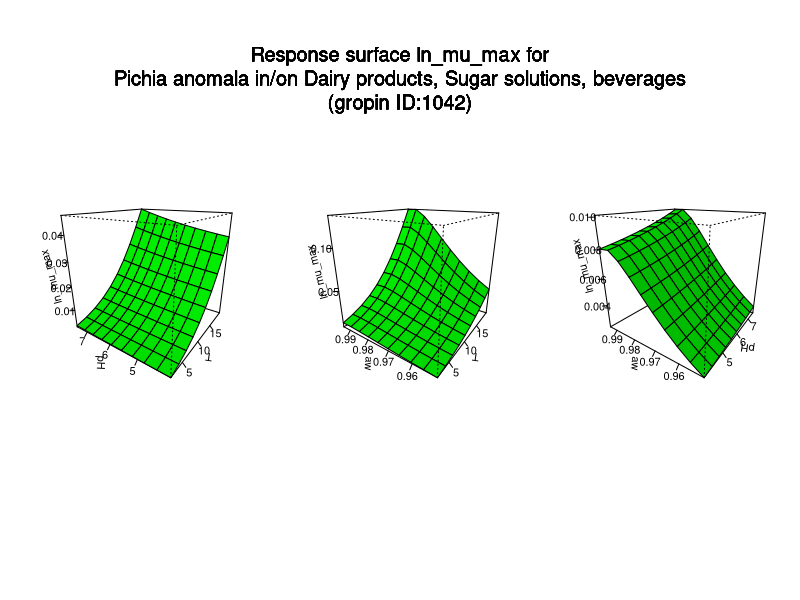

R code for this plot:
#############################
# start of Parameter script
#############################
T <- seq(2.002,19.98001998002,length.out=10)
pH <- seq(4.004,7.49250749250749,length.out=10)
aw <- seq(0.95095,0.994005994005994,length.out=10)
#############################
# end of Parameter script
#############################
############################# 
# start of Model script Gropin ID 1042 
#############################
 
# constant coefficients for this model
 
variables <- data.frame(T,pH,aw)
argumentsPar <- unique.data.frame(expand.grid(variables))
 
# heart of the model
response_surface <- function(T,pH,aw) {
   mumax <-exp(-6.001+0.2342*T+14.12*(sqrt(1-aw))-0.003552*(T^2)+0.005554*(pH^2)-76.68*((sqrt(1-aw))^2))

	return(mumax=mumax)
} 

# output parameters
responseSurface <- cbind(argumentsPar,response_surface(argumentsPar['T'],argumentsPar['pH'],argumentsPar['aw']))
colnames(responseSurface) <- c(colnames(argumentsPar),'lnmumax')
#############################
# End of Model script
#############################
############################# 
# start of Visualisation script Gropin ID 1042 
#############################
titleText <-'Response surface ln_mu_max for
Pichia anomala in/on Dairy products, Sugar solutions, beverages
(gropin ID:1042)'
argPar1 <- unique.data.frame(expand.grid(T,pH))
argPar2 <- unique.data.frame(expand.grid(T,aw))
argPar3 <- unique.data.frame(expand.grid(pH,aw))
z1 <- matrix(unlist(response_surface(T = argPar1[1],pH = argPar1[2],aw = aw[1])),nrow=10)
z2 <- matrix(unlist(response_surface(T = argPar2[1],aw = argPar2[2],pH = pH[1])),nrow=10)
z3 <- matrix(unlist(response_surface(pH = argPar3[1],aw = argPar3[2],T = T[1])),nrow=10)
# adding precaution if response surface is zero
myZLim1 <- range(z1)
if(myZLim1[1] == myZLim1[2]) myZLim1[2] <- myZLim1[2]+1
myZLim2 <- range(z2)
if(myZLim2[1] == myZLim2[2]) myZLim2[2] <- myZLim2[2]+1
myZLim3 <- range(z3)
if(myZLim3[1] == myZLim3[2]) myZLim3[2] <- myZLim3[2]+1
if(length(T)>1 & length(pH)>1 & length(aw)>1) {
	par(mfrow = c(1,3))
	persp(T,pH,z1,col = 'green',xlab='T',ylab='pH',zlab='ln_mu_max',zlim=myZLim1,theta=305,phi=20,shade=0.25,ticktype = 'detailed')
	persp(T,aw,z2,col = 'green',xlab='T',ylab='aw',zlab='ln_mu_max',zlim=myZLim2,theta=305,phi=20,shade=0.25,ticktype = 'detailed')
	persp(pH,aw,z3,col = 'green',xlab='pH',ylab='aw',zlab='ln_mu_max',zlim=myZLim3,theta=305,phi=20,shade=0.25,ticktype = 'detailed')
	mtext(titleText,outer=T,  cex=1.2, line=-8.5, side=3)
} else {
		myPars <- unique.data.frame(expand.grid(T,pH,aw))
		myZ <-matrix(unlist(response_surface(myPars[,1],myPars[,2],myPars[,3])),nrow=10)
		myZLim <- range(myZ)
if(myZLim[1] == myZLim[2]) myZLim[2] <- myZLim[2]+1
	if(length(aw)==1) {
		persp(T,pH,myZ,col = 'green',xlab='T',ylab='pH',zlab='ln_mu_max',main=titleText,sub=paste('other variable: aw =',round(aw,digits = 2)),zlim=myZLim,theta=305,phi=20,shade=0.25,ticktype = 'detailed')
	}
	if(length(pH)==1) {
		persp(T,aw,myZ,col = 'green',xlab='T',ylab='aw',zlab='ln_mu_max',main=titleText,sub=paste('other variable: pH =',round(pH,digits = 2)),zlim=myZLim,theta=305,phi=20,shade=0.25,ticktype = 'detailed')
	}
	if(length(T)==1) {
		persp(pH,aw,myZ,col = 'green',xlab='pH',ylab='aw',zlab='ln_mu_max',main=titleText,sub=paste('other variable: T =',round(T,digits = 2)),zlim=myZLim,theta=305,phi=20,shade=0.25,ticktype = 'detailed')
	}
}
#############################
# End of Visualisation script
#############################
